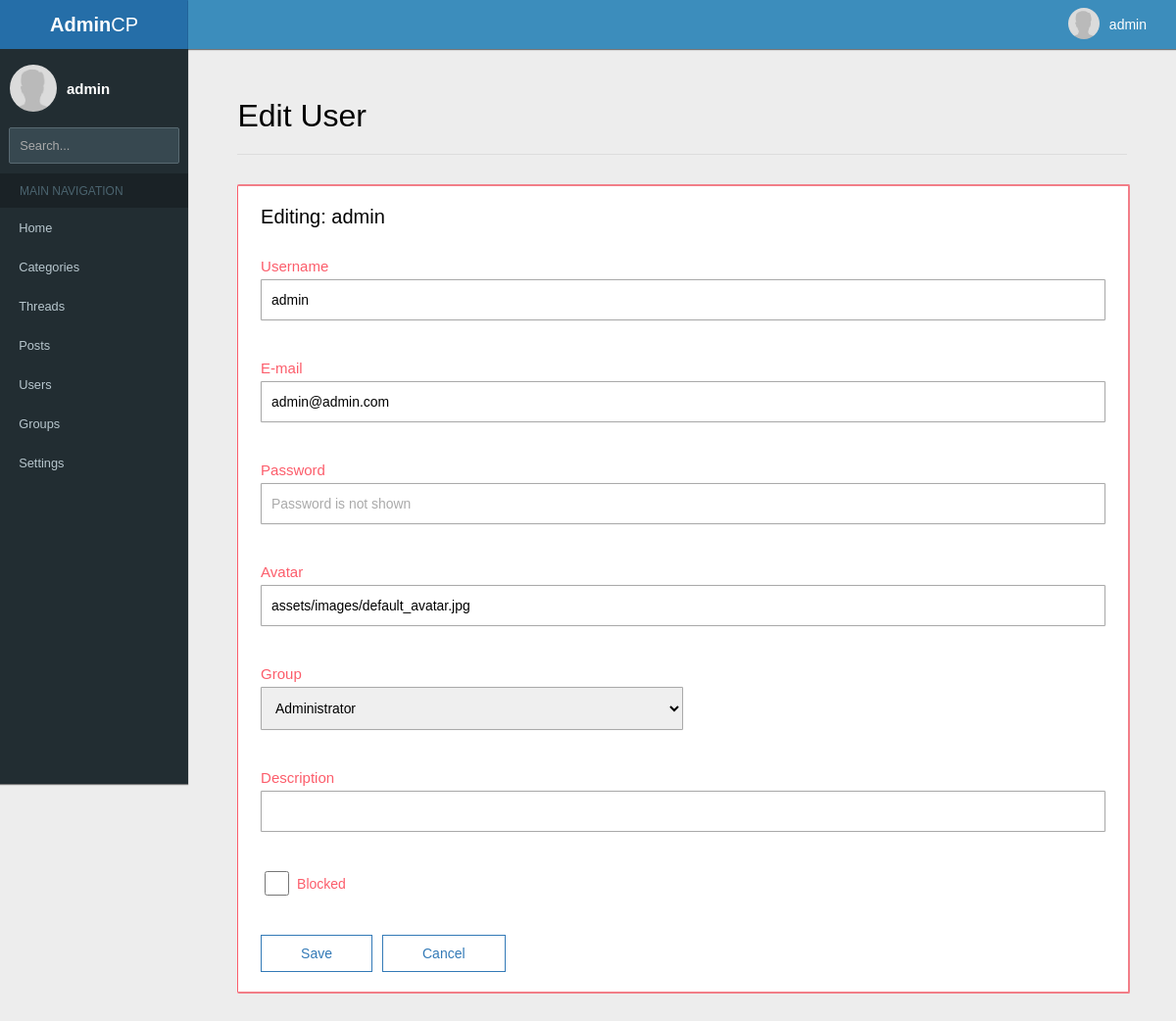
The page /acp/edituser.php?id=1 (signed in) on the database its author committed.
### tables this page shows
CREATE TABLE `users` (
  `id` int(11) NOT NULL,
  `username` varchar(64) NOT NULL,
  `email` varchar(128) NOT NULL,
  `password` varchar(255) NOT NULL,
  `avatar` varchar(255) DEFAULT NULL,
  `groupID` int(11) DEFAULT NULL,
  `postsCount` int(11) DEFAULT 0,
  `blocked` tinyint(4) DEFAULT 0,
  `description` text DEFAULT NULL,
  `lastSeen` int(11) DEFAULT NULL
);

CREATE TABLE `groups` (
  `id` int(11) NOT NULL,
  `name` varchar(64) NOT NULL,
  `background-color` varchar(16) DEFAULT NULL,
  `color` varchar(16) DEFAULT NULL,
  `special` tinyint(4) DEFAULT 0,
  `permissions` int(11) DEFAULT 0
);

### acp/edituser.php (the view, shortened to what this page needs)
<!DOCTYPE html>
<?php
  include("check_permissions.php");
?>
<html>
<head>
  <link href="themes/default/main.css" rel="stylesheet">
  <link href="themes/default/index.css" rel="stylesheet">
  <link href="themes/default/table.css" rel="stylesheet">
</head>
<body>
  <?php
    include("navigation.php");
    $result = $mysql->query("SELECT * FROM `users` WHERE id=".$_GET["id"]);
    $row = $result->fetch_assoc();
    $result2 = $mysql->query("SELECT id, name FROM `groups`");
  ?>
  <div id="page-content">
    <div id="page-content-justify">
      <div id="page-header">
        Edit User
      </div>
      <div class="settingsWall">
        <div class="wall-content">
          <div class="wall-title">Editing: <?php echo $row["username"]; ?></div>
          <form method="post" action="edituseract.php?id=<?php echo $row["id"]; ?>">
            <div class="option">
              <div class="title">Username</div>
              <input type="text" class="textInput" name="user-name" value="<?php echo $row["username"]; ?>">
            </div>
            <div class="option">
              <div class="title">E-mail</div>
              <input type="text" class="textInput" name="user-email" value="<?php echo $row["email"]; ?>">
            </div>
            <div class="option">
              <div class="title">Password</div>
              <input type="password" class="textInput" name="user-password" value="" placeholder="Password is not shown">
            </div>
            <div class="option">
              <div class="title">Avatar</div>
              <input type="text" class="textInput" name="user-avatar" value="<?php echo $row["avatar"]; ?>">
            </div>
            <div class="option">
              <div class="title">Group</div>
              <select name="user-group" class="special textInput">
                <?php
                  while($gRow = $result2->fetch_assoc()) {
                    echo '
                      <option value="'.$gRow["id"].'"';
                      if ($gRow["id"] == $row["groupID"])
                        echo 'selected';
                      echo '>'.$gRow["name"].'</option>
                    ';
                  }
                ?>
              </select>
            </div>
            <div class="option">
              <div class="title">Description</div>
              <input type="text" class="textInput" name="user-description" value="<?php echo $row["description"]; ?>">
            </div>
            <div class="option checkbox-label">
              <input id="blocked" name="blocked" class="checkbox" type="checkbox" <?php if ($row["blocked"] == 1) echo 'checked'; ?>>
              <label for="blocked" class="Label">Blocked</label>
            </div>
            <div class="grouped-inputs">
              <input type="submit" value="Save" name="Save" class="button ingr-input">
              <a href="users.php" class="ingr-input"><div class="button">Cancel</div></a>
            </div>
          </form>
        </div>
      </div>
    </div>
  </div>
</body>
</html>

### acp/navigation.php (shortened to what this page needs)
<?php
  include("check_permissions.php");
  $result = $mysql->query("SELECT * FROM users WHERE id=".$_SESSION["id"]);
  $row = $result->fetch_assoc();
?>
<link href="themes/default/navigation.css" rel="stylesheet">
<div id="navigation">
  <div id="left-navigation">
    <a href="index.php"><div id="title">
      <b>Admin</b>CP
    </div></a>
    <div id="user-info">
      <?php
        echo '
          <div id="user-avatar">
            <img src="../'.$row["avatar"].'">
          </div>
          <div id="myName">'.$row["username"].'</div>
        ';
      ?>
    </div>
    <input type="text" id="search" placeholder="Search...">
    <div class="section-title">
      Main navigation
    </div>
    <ul>
      <?php
        $pages = array(
          "index.php" => "Home",
          "categories.php" => "Categories",
          "threads.php" => "Threads",
          "posts.php" => "Posts",
          "users.php" => "Users",
          "groups.php" => "Groups",
          "settings.php" => "Settings"
        );
        foreach($pages as $k => $v) {
          echo '<a href="'.$k.'"><li id="';
          if($k == (substr($_SERVER["SCRIPT_NAME"],strrpos($_SERVER["SCRIPT_NAME"],"/")+1))) {
            echo "currentPage";
          }
          echo '">'.$v.'</li></a>';
        }
      ?>
    </ul>
  </div>
  <div id="top-navigation">
    <div id="user">
      <div id="userJustify">
        <?php
          echo '
            <div id="topNav-avatar">
              <img src="../'.$row["avatar"].'">
            </div>
            <div id="topNav-name">'.$row["username"].'</div>
          ';
        ?>
      </div>
    </div>
  </div>
</div>

### acp/themes/default/main.css (style rules this page uses)
a { text-decoration: none; }
#page-content { width: 84%; min-height: 200px; position: absolute; top: 50px; left: 16%; }
#page-content-justify { width: 90%; display: table; margin: 0 auto; margin-top: 50px; }
#page-header { font-size: 32px; font-weight: 200; border-bottom: 1px solid #ddd; padding-bottom: 20px; width: 100%; margin-bottom: 30px; }
.settingsWall { width: 100%; min-height: 200px; border: 2px solid #f27e88; border-left: 1px solid #fc5d6b; border-radius: 2px; background-color: #fff; margin-bottom: 100px; }
.wall-content { margin: 0 auto; margin-top: 20px; display: table; width: 95%; margin-bottom: 20px; }
.wall-content .option { width: 100%; margin-bottom: 40px; }
.wall-content .title { font-size: 15px; color: #fc5d6b; margin-bottom: 5px; }
.wall-content .textInput { width: 97.5%; padding: 12px 10px; border-radius: 1px; border: 1px solid #aaa; box-shadow: 0 0 1px rgba(0, 0, 0, 0.25); font-size: 0.87rem; }
::placeholder { color: #aaa; }
.wall-content .button { border: 1px solid #337ab7; color: #337ab7; display: table; padding: 10px 40px; font-size: 14px; background-color: #fff; }

### acp/themes/default/index.css (style rules this page uses)
#page-content { font-size: 20px; }

### acp/themes/default/table.css (style rules this page uses)
.grouped-inputs { display: table; }
.ingr-input { float: left; }
.ingr-input:nth-child(even) { margin-left: 10px; }
.wall-title { margin-bottom: 30px; }
.special { width: 50% !important; }
.checkbox { height: 25px; width: 25px; background-color: #eee; }
.Label { font-size: 14px; color: #fc5d6b; height: 100%; display: flex; align-items: center; margin-left: 5px; }
.checkbox-label { display: flex; align-items: center; height: 25px; }
input[type="checkbox"]:after { border: 1px solid #fff; }

### acp/themes/default/navigation.css (style rules this page uses)
body { background-color: #ededed; margin: 0; font-family: Verdana, Geneva, sans-serif; font-size: 15px; }
#navigation a { color: inherit; text-decoration: none; }
#left-navigation { position: fixed; top: 0; left: 0; width: 16%; height: 100vh; background-color: #222d32; box-shadow: 0px 1px 1px rgba(0, 0, 0, 0.5); color: #b8c7ce; z-index: 100; }
#left-navigation #title { display: flex; background-color: #367fa9; width: 100%; height: 50px; color: #fff; font-size: 20px; justify-content: center; align-items: center; }
#left-navigation #user-info { width: 100%; display: flex; align-items: center; height: 80px; }
#user-info #user-avatar { width: 48px; height: 48px; padding-left: 10px; }
#user-info img { width: 48px; height: 48px; border-radius: 100%; }
#user-info #myName { color: #fff; margin-left: 10px; font-weight: 600; }
#left-navigation #search { display: flex; width: 79%; margin: 0 auto; margin-bottom: 10px; background-color: #374850; height: 35px; outline: 0; border: 1px solid #596a72; color: #666; border-radius: 2px; font-size: 0.8rem; padding: 0 10px; }
#left-navigation .section-title { height: 35px; background-color: #1a2226; color: #4b646f; font-size: 12px; display: flex; align-items: center; text-transform: uppercase; padding-left: 20px; }
#left-navigation ul { list-style-type: none; margin: 0; padding: 0; font-size: 0.8rem; font-weight: 500; }
#left-navigation ul a { text-decoration: none; color: inherit; width: 100%; }
#left-navigation ul a li { height: 40px; display: flex; align-items: center; padding-left: 10%; }
#top-navigation { position: fixed; top: 0; left: 16%; width: 84%; height: 50px; background-color: #3c8dbc; color: #fff; box-shadow: 0px 1px 1px rgba(0, 0, 0, 0.5); z-index: 100; }
#top-navigation #user { float: right; height: 50px; padding: 0 30px; }
#top-navigation #userJustify { display: flex; align-items: center; height: 100%; }
#user #topNav-avatar { display: table; float: left; }
#user img { width: 32px; height: 32px; border-radius: 100%; }
#user #topNav-name { display: table; font-weight: 400; font-size: 14px; margin-left: 10px; }

### rows shown on the page
users: avatar (placeholder picture), username "admin", user-name "admin", user-email "admin@admin.com", user-avatar "assets/images/default_avatar.jpg", user-group "Administrator"

### other values the page prints
$v "Home"
$v "Categories"
$v "Threads"
$v "Posts"
$v "Users"
$v "Groups"
$v "Settings"
